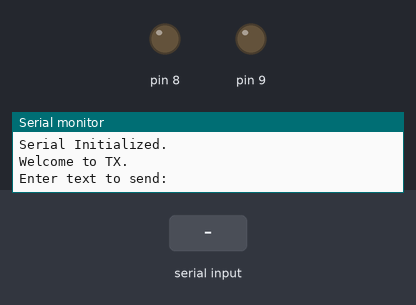
A sketch run on a simulated Arduino Uno, built with avr-gcc and run on an emulated ATmega328P. Shown: output pins drawn as LEDs (lit = HIGH), the last lines printed to the serial monitor. The inputs (shaded band) are chosen by the test bench.

Above: at 1.2 s.
1.3 s: "1" received over Serial
At 1.53 s:
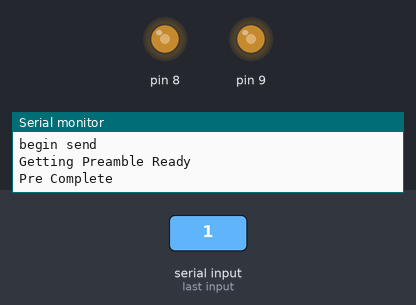
4.3 s: "0" received over Serial
At 4.53 s:
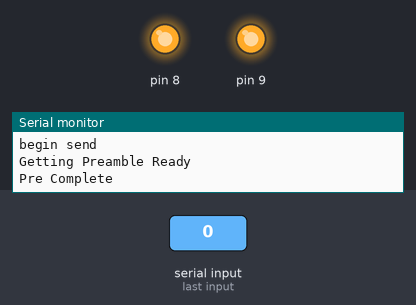
Timing chart, 0 to 7.3 s (numbered marks = the images above; inputs shaded):
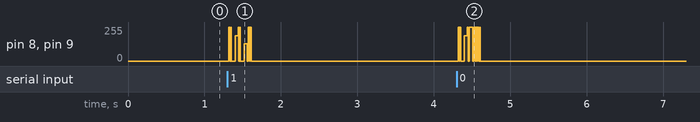

The sketch:

Handshake_tx.ino
```cpp
#include <QueueArray.h>
#include <TimerOne.h>


#include "Handshake_TXRX.h"

#define SEND_PERIOD   10000
#define RECEIVE_PERIOD  (SEND_PERIOD / 5)   //For now, we won't automatically detect speed, and expect RX sample = 5 * TX


#define I_WILL_BE_THE_TX  1   //Set to 1 for the transmitter, 0 for receiver
#define DEBUG    1

QueueArray <uint8_t> rx_queue;

Handshake_TXRX txrx;
uint8_t flag = 1;
uint8_t char_read = 0;
SAMPLE_VALUE receive_bit;
uint8_t receive_sample;
uint8_t receive_byte;

uint16_t send_byte = 0;
int send_byte_idx = 0;
int send_byte_threshold = 7;

enum TX_STATE {TX_INIT, TX_WAIT, RX_WAIT, TX_READY, RX_READY, TX_SENDING_PRE, TX_SENDING, TX_SENDING_ESCAPE, TX_SENDING_POST, RX_RECEIVING, TX_DONE, RX_DONE};
TX_STATE state = TX_INIT;

void setup() {
  // put your setup code here, to run once:


  Serial.begin(9600);
  Serial.setTimeout(1);

  Serial.println("Serial Initialized.");
    txrx.setTXPins(8);
    txrx.setTXPins(9);
    txrx.init_4b5b_table();
    Serial.println("Welcome to TX.");
    Serial.println("Enter text to send:");
    Timer1.initialize(SEND_PERIOD);
    Timer1.attachInterrupt(send_next_bit);
    Timer1.stop();
    state = TX_WAIT; //MSH set
}

void loop() {
  // put your main code here, to run repeatedly:
  if (Serial.available() && state == TX_WAIT) {
    state = TX_READY;
    Serial.println("begin send");
    Timer1.start();

  }
}

void send_next_bit() {
  switch (state) {
    case TX_READY:
      send_byte = txrx.get_encoded_byte(PREAMBLE);
      state = TX_SENDING_PRE;
      send_byte_idx = 0;
      if (DEBUG) Serial.println("Getting Preamble Ready");
    break;
    case TX_SENDING_PRE:
      txrx.TX((send_byte >> (BITS_PER_BYTE - send_byte_idx - 1)) & 0x01);
      send_byte_idx++;
      if (send_byte_idx >= BITS_PER_BYTE) {
        //We assume serial is available because that's how we got here in the first place
        //and no one else is reading it
        if (Serial.peek() == ESCAPE || Serial.peek() == POSTAMBLE) {
            send_byte = txrx.get_encoded_byte(ESCAPE);
            state = TX_SENDING_ESCAPE;
        }
        else send_byte = txrx.get_encoded_byte(Serial.read());
        state = TX_SENDING;
        send_byte_idx = 0;
        if (DEBUG) Serial.println("Pre Complete");
      }
    break;
    case TX_SENDING:
      txrx.TX((send_byte >> (BITS_PER_BYTE - send_byte_idx - 1)) & 0x01);
      send_byte_idx++;
      if (send_byte_idx >= BITS_PER_BYTE) {
        //If we are done with the current byte, try and get another
        if (Serial.available()) {
          //We can get more data
          //But first make sure we don't need to escape first
          if (Serial.peek() == ESCAPE || Serial.peek() == POSTAMBLE) {
            send_byte = txrx.get_encoded_byte(ESCAPE);
            state = TX_SENDING_ESCAPE;
          }
          else {
            send_byte = txrx.get_encoded_byte(Serial.read());
          }
        }
        else {
          //We can't get more data
          send_byte = txrx.get_encoded_byte(POSTAMBLE);
          state = TX_SENDING_POST;
        }
        send_byte_idx = 0;
      }
    break;
    case TX_SENDING_ESCAPE:
      //If we are here, it means we need to send the escape character before
      //we consume whatever is next in the serial buffer
      //Make sure send_byte and idx is set up already!
      txrx.TX((send_byte >> (BITS_PER_BYTE - send_byte_idx - 1)) & 0x01);
      send_byte_idx++;
      if (send_byte_idx >= BITS_PER_BYTE) {
        //This time, guarantee we send whatever is next. Don't check it.
        send_byte = txrx.get_encoded_byte(Serial.read());
        send_byte_idx = 0;
        state = TX_SENDING;
      }
    break;
    case TX_SENDING_POST:
      txrx.TX((send_byte >> (BITS_PER_BYTE - send_byte_idx - 1)) & 0x01);
      send_byte_idx++;
      if (send_byte_idx >= BITS_PER_BYTE) {
        //done sending postamble
        txrx.TX(0); //close channel
        state = TX_WAIT;
        Timer1.stop();
        if (DEBUG) Serial.println("Post Complete");
      }
    break;
    case TX_WAIT:
      //we should never get here, but in case we do...
      txrx.TX(0);
      Timer1.stop();
    break;

  }
}

//  txrx.TX((send_byte >> (BITS_PER_BYTE - send_byte_idx - 1)) & 0x01);
//  send_byte_idx++;
//
//  if (send_byte_idx >= BITS_PER_BYTE) {
//    if (!Serial.available() && state != TX_WAIT) {
//      if (state == TX_SENDING_POST) {
//        Serial.println("Post complete");
//        txrx.TX(0);
//        state = TX_WAIT;
//        Timer1.stop();
//        return;
//      }
////      Serial.println("Send post");
//      state = TX_SENDING_POST;
//      send_byte = POSTAMBLE;
//      send_byte_idx = 0;
//    }
//    else {
//     if (state == TX_SENDING_PRE) {
////      Serial.println("Send pre");
//      send_byte = PREAMBLE;
//      state = TX_SENDING;
//     }
//     else {
////      Serial.println("Send data");
//      send_byte = txrx.get_encoded_byte(Serial.read());
//     }
//     send_byte_idx = 0;
//    }
//  }
//  if (state == TX_WAIT) {
//    txrx.TX(0);
//    Timer1.stop();
//  }

//  Serial.println("TEST PROGRAM");
  /*
  txrx.TX(flag);
  if (flag) flag = 0;
  else flag = 1;
  */
```

Handshake_TXRX.cpp
```cpp
#include <TimerOne.h>
#include "Handshake_TXRX.h"

//Default constructor
Handshake_TXRX::Handshake_TXRX() {
  pin_mask = 0;
  //Set all pins to input, make sure they are off
  PORTB = 0x00;
  DDRB = 0x00;

  //Set all input pins to input
  PORTC = 0x00;

  sample_count = 0;
  sample_guess = INCOMPLETE;
  accumulation = 0;
  accumulation_count = 0;
  escape_flag = 0;

  idle_count = 0;
}

//Use this function to define which pins will be used to transmit
int Handshake_TXRX::setTXPins(uint8_t pin) {
  //Restrict to four output pins, digital 8-11 (14-17 on the ATmega168 package).
  if (pin > 11 || pin < 8) {
    return -1;
  }

  //Expect 'pin' value to be between 8-11, need to bitmap to a single bytes
  uint8_t map_pin = 1;
  map_pin = map_pin << (pin - 8);
  pin_mask |= map_pin;

  //Update Arduino hardware regs
  DDRB = pin_mask;
}

//Use this function to define which pins will be used to receive
int Handshake_TXRX::setRXPins(uint8_t pin) {
  //Restrict to 4 input pins: A0-A3 or 23-26 on the ATM168 package
  if (pin > 3) {
    return -1;
  }

  //Expect 'pin' value to be between 8-11, need to bitmap to a single bytes
  uint8_t map_pin = 1;
  map_pin = map_pin << (pin);
  pin_mask |= map_pin;
  map_pin ^= 0xff; //invert the byte

  //Update Arduino hardware regs
  DDRC &= map_pin;
}

int Handshake_TXRX::setPeriod(uint16_t micro_sec) {
  //Note: the arduino does not allow period of lower than 4 us.
  if (micro_sec < 4 || micro_sec > 65500) return -1;
  period = micro_sec;
}

uint16_t Handshake_TXRX::get_encoded_byte(uint8_t input_byte) {
  //Direct only, for now. Just need something here to intercept
  if (!ENCODING) return input_byte;
  else {
    if (ENCODING == 1) {
      //input should be 8 bits, return 10 bits
      uint16_t to_return = 0;
      uint8_t lower_nibble = (input_byte & 0x0F);
      uint8_t upper_nibble = (input_byte & 0xF0) >> 4;
      to_return |= (lookup_4b5b[upper_nibble] << 5);
      to_return |= (lookup_4b5b[lower_nibble]);
      return to_return;
    }
  }
}

uint8_t Handshake_TXRX::get_decoded_byte(uint16_t input_byte) {
  if (!ENCODING) return (input_byte & 0xFF);
  else {
    if (ENCODING == 1) {
      //input should be 10 bits, return 8 bits
      //There must be some efficient way to do this...
      int i;
      uint8_t to_return = 0;
      uint8_t lower_nibble = (input_byte & 0x001F);
      uint8_t upper_nibble = (input_byte & 0x03E0) >> 5;
      to_return |= (reverse_4b5b[upper_nibble] << 4);
      to_return |= (reverse_4b5b[lower_nibble]);
      return to_return;
    }
  }
}

void Handshake_TXRX::init_4b5b_table() {
  memset(lookup_4b5b, 0, 16);
  lookup_4b5b[0] = 0x1E;
  lookup_4b5b[1] = 0x09;
  lookup_4b5b[2] = 0x14;
  lookup_4b5b[3] = 0x15;
  lookup_4b5b[4] = 0x0A;
  lookup_4b5b[5] = 0x0B;
  lookup_4b5b[6] = 0x0E;
  lookup_4b5b[7] = 0x0F;
  lookup_4b5b[8] = 0x12;
  lookup_4b5b[9] = 0x13;
  lookup_4b5b[10] = 0x16;
  lookup_4b5b[11] = 0x17;
  lookup_4b5b[12] = 0x1A;
  lookup_4b5b[13] = 0x1B;
  lookup_4b5b[14] = 0x1C;
  lookup_4b5b[15] = 0x1D;

  memset(reverse_4b5b, 0, 32);
  reverse_4b5b[0x1E] = 0;
  reverse_4b5b[0x09] = 1;
  reverse_4b5b[0x14] = 2;
  reverse_4b5b[0x15] = 3;
  reverse_4b5b[0x0A] = 4;
  reverse_4b5b[0x0B] = 5;
  reverse_4b5b[0x0E] = 6;
  reverse_4b5b[0x0F] = 7;
  reverse_4b5b[0x12] = 8;
  reverse_4b5b[0x13] = 9;
  reverse_4b5b[0x16] = 10;
  reverse_4b5b[0x17] = 11;
  reverse_4b5b[0x1A] = 12;
  reverse_4b5b[0x1B] = 13;
  reverse_4b5b[0x1C] = 14;
  reverse_4b5b[0x1D] = 15;
}

void Handshake_TXRX::TX(uint8_t bitt) {
  //Ensure bit is copied to all other bits in the byte
  uint8_t TX_mask = bitt | (bitt << 1) | (bitt << 2) | (bitt << 3) | (bitt << 4) | (bitt << 5) | (bitt << 6) | (bitt << 7);

  PORTB = TX_mask & pin_mask;
}

SAMPLE_VALUE Handshake_TXRX::RX() {
  //Use the Analog pins in digital mode for now...
  uint8_t RX_values = PINC;

  //Use a simple voting algorithm:
  //Do this later, right now, only one of the designated RX pins needs to be high to return a high.
  RX_values &= pin_mask;

  //Now we have the value, see how it matches up with our previous samples.
  SAMPLE_VALUE rx_value;
  if (RX_values) {
    rx_value = ONE;
    idle_count = 0;
  }
  else {
    rx_value = ZERO;
    idle_count++;
  }

  if (rx_value == sample_guess) {
    sample_count++;
  }
  else {
    sample_guess = rx_value;
    sample_count = 1;
  }

  if (sample_count >= 5) {
    sample_count = 0;
    return sample_guess;
  }
  else return INCOMPLETE;
}

void Handshake_TXRX::accumulate(uint8_t bitt) {
    bitt &= 0x01;
    accumulation = accumulation << 1;
    accumulation |= bitt;
    accumulation_count++;
}

uint8_t Handshake_TXRX::accumulate_ready() {
  //We will need some modulation-scheme variation here...
  //but for now:
  //THIS IS DONE :)
  switch(receive_state) {
    case WAIT_PRE:
      if ((accumulation & BITMASK) == get_encoded_byte(PREAMBLE)) {
        receive_state = RX_DATA;
        accumulation = 0;
        accumulation_count = 0;
        Serial.println("RX seen preamble");
        return 0;
      }
    break;
    case RX_DATA:
      if (accumulation_count >= BITS_PER_BYTE) {
        if ((accumulation & BITMASK) == get_encoded_byte(POSTAMBLE)) {
          receive_state = WAIT_PRE;
          accumulation = 0;
          accumulation_count = 0;
          escape_flag = 0;
          Serial.println("RX seen postamble");
          return 0;
        }
        else if (((accumulation & BITMASK) == get_encoded_byte(ESCAPE)) && !escape_flag) {
          accumulation = 0;
          accumulation_count = 0;
          Serial.println("Escape character");
          escape_flag = 1;
          //We need to waste the escape character and move on...
          return 0;
        }
        else {
          escape_flag = 0;
          return 1;
        }
      }
    break;
//    case RX_ESCAPE:
//
//    break;
    case WAIT_POST:
      receive_state == WAIT_PRE;
    break;
    default:
      return 0;
    break;
  }
}

uint8_t Handshake_TXRX::accumulate_get() {
  //More modulation magic needed...
  uint8_t to_return = get_decoded_byte(accumulation & BITMASK);
  accumulation = 0;
  accumulation_count = 0;
  return to_return;
}

uint8_t Handshake_TXRX::rx_available() {
  if (receive_state == WAIT_PRE) return 1;
  else return 0;
}
```

Handshake_TXRX.h
```cpp
#ifndef Handshake_TXRX_H
#define Handshake_TXRX_H


#include <stdio.h>
#include <stdlib.h>
#include <QueueArray.h>

#define PREAMBLE      0x33
#define POSTAMBLE     0xCC
#define ESCAPE        0x3C

#define BITS_PER_BYTE 10
#define BITMASK   0x03FF  //THIS SHOULD BE THE NUMBER OF ONES IN BITS_PER_BYTE
#define ENCODING  1 //0 = direct, 1 = 4b5b

enum TX_ENCODE {ENC_DIRECT, ENC_4B5B};
enum SAMPLE_VALUE {ZERO, ONE, INCOMPLETE};

enum RX_STATE {WAIT_PRE, RX_DATA, RX_ESCAPE, WAIT_POST};


class Handshake_TXRX {

public:
  Handshake_TXRX();
  int setPeriod(uint16_t micro_sec);
  int setTXPins(uint8_t pin);
  int setRXPins(uint8_t pin);
  void TX(uint8_t bitt);
  SAMPLE_VALUE RX();
  uint16_t get_encoded_byte(uint8_t input_byte);
  uint8_t get_decoded_byte(uint16_t input_byte);
  void accumulate(uint8_t bitt);
  uint8_t accumulate_ready();
  uint8_t accumulate_get();
  uint8_t rx_available();
  void init_4b5b_table();
private:
  uint8_t pin_mask;
  uint16_t period;
  TX_ENCODE tx_encoding;
  SAMPLE_VALUE sample_guess;
  uint8_t sample_count;
  uint32_t accumulation;
  uint16_t accumulation_count;
  uint8_t escape_flag;

  uint8_t lookup_4b5b[16];
  uint8_t reverse_4b5b[32];


  uint32_t idle_count;

  RX_STATE receive_state;

};

#endif
```
